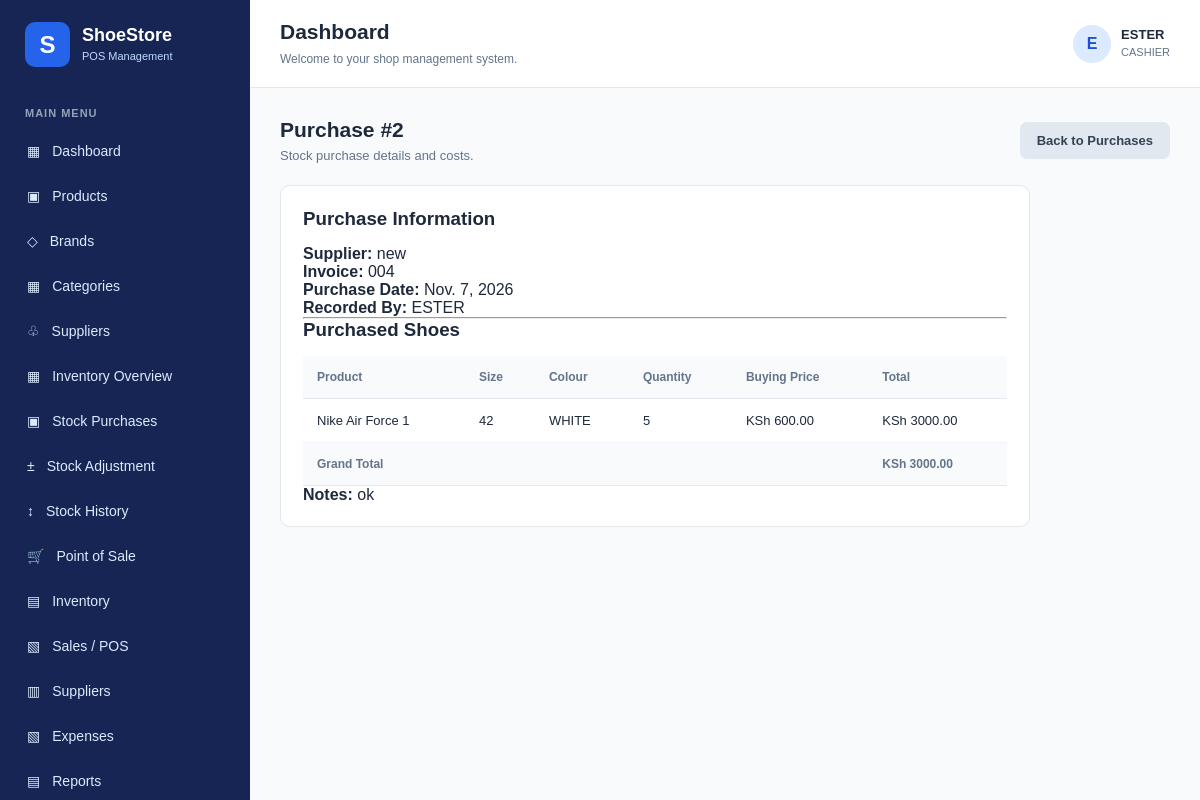
Page /inventory/purchases/2/ (signed in) on the committed database.
### inventory/models.py (models this page shows, shortened)
class StockPurchase(models.Model):
    supplier = models.ForeignKey(
        Supplier,
        on_delete=models.PROTECT,
        related_name='purchases'
    )
    invoice_number = models.CharField(
        max_length=100,
        blank=True
    )
    purchase_date = models.DateField(
        default=timezone.localdate
    )
    recorded_by = models.ForeignKey(
        settings.AUTH_USER_MODEL,
        on_delete=models.PROTECT,
        related_name='stock_purchases'
    )
    notes = models.TextField(blank=True)
    created_at = models.DateTimeField(auto_now_add=True)
    @property
    def total_cost(self):
        return sum(
            (item.line_total for item in self.items.all()),
            Decimal('0.00')
        )
    class Meta:
        ordering = ['-purchase_date', '-created_at']

class StockPurchaseItem(models.Model):
    purchase = models.ForeignKey(
        StockPurchase,
        on_delete=models.PROTECT,
        related_name='items'
    )
    variant = models.ForeignKey(
        ProductVariant,
        on_delete=models.PROTECT,
        related_name='purchase_items'
    )
    quantity = models.PositiveIntegerField()
    unit_cost = models.DecimalField(
        max_digits=10,
        decimal_places=2
    )
    @property
    def line_total(self):
        return self.quantity * self.unit_cost
    class Meta:
        constraints = [
            models.UniqueConstraint(
                fields=['purchase', 'variant'],
                name='unique_variant_per_purchase'
            )
        ]

### suppliers/models.py (models this page shows, shortened)
class Supplier(models.Model):
    name = models.CharField(max_length=150)
    contact_person = models.CharField(max_length=100, blank=True)
    phone = models.CharField(max_length=20)
    email = models.EmailField(blank=True)
    address = models.TextField(blank=True)
    notes = models.TextField(blank=True)
    created_at = models.DateTimeField(auto_now_add=True)
    class Meta:
        ordering = ['name']

### products/models.py (models this page shows, shortened)
class ProductVariant(models.Model):
    SIZE_CHOICES = [
        ('36', '36'),
        ('37', '37'),
        ('38', '38'),
        ('39', '39'),
        ('40', '40'),
        ('41', '41'),
        ('42', '42'),
        ('43', '43'),
        ('44', '44'),
        ('45', '45'),
        ('46', '46'),
        ('47', '47'),
        ('48', '48'),
    ]
    product = models.ForeignKey(
        Product,
        on_delete=models.PROTECT,
        related_name='variants'
    )
    size = models.CharField(
        max_length=10,
        choices=SIZE_CHOICES
    )
    colour = models.CharField(
        max_length=50
    )
    buying_price = models.DecimalField(
        max_digits=10,
        decimal_places=2
    )
    selling_price = models.DecimalField(
        max_digits=10,
        decimal_places=2
    )
    stock_quantity = models.PositiveIntegerField(
        default=0
    )
    barcode = models.CharField(
        max_length=50,
        unique=True,
        blank=True
    )
    barcode_image = models.ImageField(
        upload_to='barcodes/',
        blank=True,
        null=True
    )
    created_at = models.DateTimeField(
        auto_now_add=True
    )
    class Meta:
        ordering = ['product__name', 'size']
        constraints = [
            models.UniqueConstraint(
                fields=['product', 'size', 'colour'],
                name='unique_product_size_colour'
            )
        ]

class Product(models.Model):
    brand = models.ForeignKey(
        Brand,
        on_delete=models.PROTECT,
        related_name='products'
    )
    category = models.ForeignKey(
        Category,
        on_delete=models.PROTECT,
        related_name='products'
    )
    name = models.CharField(
        max_length=200
    )
    description = models.TextField(
        blank=True
    )
    image = models.ImageField(
        upload_to='products/',
        blank=True,
        null=True
    )
    created_at = models.DateTimeField(
        auto_now_add=True
    )
    updated_at = models.DateTimeField(
        auto_now=True
    )
    class Meta:
        ordering = ['name']

class Brand(models.Model):
    name = models.CharField(
        max_length=100,
        unique=True
    )
    description = models.TextField(
        blank=True
    )
    created_at = models.DateTimeField(
        auto_now_add=True
    )
    class Meta:
        ordering = ['name']

### inventory/views.py (the view)
@login_required
def purchase_detail(request, purchase_id):
    purchase = get_object_or_404(
        StockPurchase.objects.select_related(
            'supplier',
            'recorded_by'
        ).prefetch_related(
            'items__variant__product__brand',
            'items__variant__product__category'
        ),
        id=purchase_id
    )
    return render(
        request,
        'inventory/purchase_detail.html',
        {
            'purchase': purchase,
        }
    )

### templates/inventory/purchase_detail.html
{% extends 'base.html' %}
{% block content %}
<div class="page-toolbar">
    <div>
        <h2>Purchase #{{ purchase.id }}</h2>
        <p>Stock purchase details and costs.</p>
    </div>
    <a href="{% url 'purchase_list' %}" class="cancel-button">
        Back to Purchases
    </a>
</div>
<div class="form-card">
    <h3>Purchase Information</h3>
    <p><strong>Supplier:</strong> {{ purchase.supplier.name }}</p>
    <p><strong>Invoice:</strong> {{ purchase.invoice_number|default:"-" }}</p>
    <p><strong>Purchase Date:</strong> {{ purchase.purchase_date }}</p>
    <p><strong>Recorded By:</strong> {{ purchase.recorded_by.username }}</p>
    <hr>
    <h3>Purchased Shoes</h3>
    <div class="table-responsive">
        <table class="data-table">
            <thead>
                <tr>
                    <th>Product</th>
                    <th>Size</th>
                    <th>Colour</th>
                    <th>Quantity</th>
                    <th>Buying Price</th>
                    <th>Total</th>
                </tr>
            </thead>
            <tbody>
                {% for item in purchase.items.all %}
                <tr>
                    <td>
                        {{ item.variant.product.brand.name }}
                        {{ item.variant.product.name }}
                    </td>
                    <td>{{ item.variant.size }}</td>
                    <td>{{ item.variant.colour }}</td>
                    <td>{{ item.quantity }}</td>
                    <td>KSh {{ item.unit_cost|floatformat:2 }}</td>
                    <td>KSh {{ item.line_total|floatformat:2 }}</td>
                </tr>
                {% endfor %}
            </tbody>
            <tfoot>
                <tr>
                    <th colspan="5">Grand Total</th>
                    <th>
                        KSh {{ purchase.total_cost|floatformat:2 }}
                    </th>
                </tr>
            </tfoot>
        </table>
    </div>
    <p><strong>Notes:</strong> {{ purchase.notes|default:"-" }}</p>
</div>
{% endblock %}

### templates/base.html (shortened to what this page needs)
{% load static %}
<!DOCTYPE html>
<html lang="en">
<head>
    <link rel="stylesheet" href="{% static 'css/style.css' %}">
</head>
<body class="app-body">
    <aside class="sidebar">
        <div class="sidebar-brand">
            <div class="brand-icon">S</div>
            <div>
                <h2>ShoeStore</h2>
                <small>POS Management</small>
            </div>
        </div>
        <div class="sidebar-section">
            MAIN MENU
        </div>
        <nav class="sidebar-nav">
            <a href="{% url 'dashboard' %}" class="nav-link">
                <span>▦</span> Dashboard
            </a>
            <a href="{% url 'product_list' %}" class="nav-link">
    <span>▣</span> Products
</a>
            <a href="{% url 'brand_list' %}" class="nav-link">
    <span>◇</span> Brands
</a>
<a href="{% url 'category_list' %}" class="nav-link">
    <span>▦</span> Categories
</a>
        <a href="{% url 'supplier_list' %}" class="nav-link">
    <span>♧</span> Suppliers
</a>
<a href="{% url 'inventory_dashboard' %}" class="nav-link">
    <span>▦</span> Inventory Overview
</a>
<a href="{% url 'purchase_list' %}" class="nav-link">
    <span>▣</span> Stock Purchases
</a>
<a href="{% url 'stock_adjustment' %}" class="nav-link">
    <span>±</span> Stock Adjustment
</a>
<a href="{% url 'stock_movement_list' %}" class="nav-link">
    <span>↕</span> Stock History
</a>
<a href="{% url 'pos' %}" class="nav-link">
    <span>🛒</span> Point of Sale
</a>
            <a href="#" class="nav-link">
                <span>▤</span> Inventory
            </a>
            <a href="#" class="nav-link">
                <span>▧</span> Sales / POS
            </a>
            <a href="#" class="nav-link">
                <span>▥</span> Suppliers
            </a>
            <a href="#" class="nav-link">
                <span>▧</span> Expenses
            </a>
            <a href="#" class="nav-link">
                <span>▤</span> Reports
            </a>
        </nav>
    </aside>
    <main class="main-content">
        <header class="topbar">
            <div>
                <h3>{% block page_heading %}Dashboard{% endblock %}</h3>
                <small>Welcome to your shop management system.</small>
            </div>
            <div class="user-info">
                <div class="user-avatar">
                    {{ request.user.username|first|upper }}
                </div>
                <div>
                    <strong>{{ request.user.username }}</strong>
                    <small>{{ role|default:"CASHIER" }}</small>
                </div>
            </div>
        </header>
        <section class="page-content">
    {% block content %}
    {% endblock %}
</section>
    </main>
</body>
</html>

### static/css/style.css (style rules this page uses)
* { margin: 0; padding: 0; box-sizing: border-box; }
body { font-family: Arial, Helvetica, sans-serif; color: #1e293b; }
a { text-decoration: none; }
.brand-icon { width: 45px; height: 45px; display: flex; align-items: center; justify-content: center; background: #2563eb; color: white; border-radius: 10px; font-size: 24px; font-weight: bold; }
.app-body { min-height: 100vh; background: #f8fafc; }
.sidebar { width: 250px; height: 100vh; position: fixed; top: 0; left: 0; background: #172554; color: white; padding: 22px 15px; overflow-y: auto; }
.sidebar-brand { display: flex; align-items: center; gap: 12px; margin-bottom: 40px; padding-left: 10px; }
.sidebar-brand h2 { font-size: 18px; }
.sidebar-brand small { color: #bfdbfe; font-size: 11px; }
.sidebar-section { color: #94a3b8; font-size: 11px; font-weight: bold; margin: 25px 10px 12px; letter-spacing: 1px; }
.sidebar-nav { display: flex; flex-direction: column; gap: 5px; }
.nav-link, .logout-link { display: flex; align-items: center; gap: 12px; padding: 12px; color: #dbeafe; border-radius: 7px; font-size: 14px; }
.main-content { margin-left: 250px; min-height: 100vh; }
.topbar { background: white; padding: 20px 30px; display: flex; align-items: center; justify-content: space-between; border-bottom: 1px solid #e2e8f0; }
.topbar h3 { font-size: 21px; margin-bottom: 5px; }
.topbar small { color: #64748b; font-size: 12px; }
.user-info { display: flex; align-items: center; gap: 10px; }
.user-avatar { width: 38px; height: 38px; display: flex; align-items: center; justify-content: center; border-radius: 50%; background: #dbeafe; color: #1d4ed8; font-weight: bold; }
.user-info strong { display: block; font-size: 13px; }
.user-info small { font-size: 11px; }
.page-content { padding: 30px; }
.page-toolbar { display: flex; justify-content: space-between; align-items: center; gap: 15px; margin-bottom: 22px; }
.page-toolbar h2 { font-size: 21px; margin-bottom: 6px; }
.page-toolbar p { color: #64748b; font-size: 13px; }
.form-card { background: white; max-width: 750px; padding: 28px; border: 1px solid #e2e8f0; border-radius: 10px; }
.primary-button, .cancel-button { display: inline-block; padding: 11px 17px; border: none; border-radius: 7px; background: #2563eb; color: white; font-size: 13px; font-weight: bold; cursor: pointer; font-family: inherit; }
.cancel-button { background: #e2e8f0; color: #334155; }
.table-responsive { width: 100%; overflow-x: auto; }
.data-table { width: 100%; border-collapse: collapse; min-width: 650px; }
.data-table th { background: #f8fafc; color: #64748b; text-align: left; font-size: 12px; padding: 14px; border-bottom: 1px solid #e2e8f0; }
.data-table td { padding: 14px; font-size: 13px; border-bottom: 1px solid #f1f5f9; }
.form-card { background: #ffffff; border: 1px solid #e5e7eb; border-radius: 10px; padding: 22px; margin-bottom: 20px; }
.form-card h3 { margin-top: 0; margin-bottom: 15px; color: #1e293b; }

### rows in the picture
StockPurchase: id "2", supplier.name "new", invoice_number "004", purchase_date "Nov. 7, 2026", recorded_by.username "ESTER", total_cost "3000.00", notes "ok"
StockPurchaseItem: variant.product.brand.name "Nike", variant.product.name "Air Force 1", variant.size "42", variant.colour "WHITE", quantity "5", unit_cost "600.00", line_total "3000.00"

### other values in the picture
{{ request.user.username|first|upper }} "E"
{{ request.user.username }} "ESTER"
{{ role|default:"CASHIER" }} "CASHIER"
